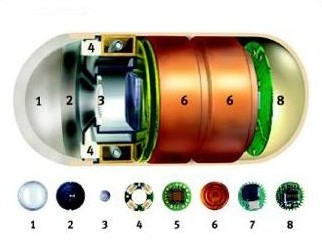
#> input picture images/wce.jpg, 322 x 245 px
$ python -i transforms.py   (imports and definitions only)   (older library calls are emulated)
#> lines starting #> are read from the running program, lines starting #| are printed output that depends on the picture
#> further down, picture is the input picture: shape (245, 322, 3); mean B, G, R 171.1, 187.3, 195.4
"""
Based on a set of transformations developed by Alexander Buslaev as a part of the winning solution (1 out of 735)
to the Kaggle: Carvana Image Masking Challenge.

https://github.com/asanakoy/kaggle_carvana_segmentation/blob/master/albu/src/transforms.py
"""

import random
import cv2
import numpy as np
import math


class DualCompose:
    def __init__(self, transforms):
        self.transforms = transforms

    # [4 lines left out: function __call__, not called in this run]


class OneOf:
    def __init__(self, transforms, prob=0.5):
        self.transforms = transforms
        self.prob = prob

    # [6 lines left out: function __call__, not called in this run]


class OneOrOther:
    # [13 lines left out: functions __init__, __call__, not called in this run]


class ImageOnly:
    def __init__(self, trans):
        self.trans = trans

    def __call__(self, x, mask=None):
        return self.trans(x), mask


class VerticalFlip:
    def __init__(self, prob=0.5):
        self.prob = prob

    # [6 lines left out: function __call__, not called in this run]


class HorizontalFlip:
    def __init__(self, prob=0.5):
        self.prob = prob

    # [6 lines left out: function __call__, not called in this run]


class RandomFlip:
    def __init__(self, prob=0.5):
        self.prob = prob

    # [7 lines left out: function __call__, not called in this run]


class Transpose:
    def __init__(self, prob=0.5):
        self.prob = prob

    # [6 lines left out: function __call__, not called in this run]


class RandomRotate90:
    def __init__(self, prob=0.5):
        self.prob = prob

    # [7 lines left out: function __call__, not called in this run]


class Rotate:
    def __init__(self, limit=90, prob=0.5):
        self.prob = prob
        self.limit = limit

    # [15 lines left out: function __call__, not called in this run]


class RandomCrop:
    def __init__(self, size):
        self.h = size[0]
        self.w = size[1]

    # [15 lines left out: function __call__, not called in this run]


class Shift:
    def __init__(self, limit=4, prob=.5):
        self.limit = limit
        self.prob = prob

    # [21 lines left out: function __call__, not called in this run]


class ShiftScale:
    def __init__(self, limit=4, prob=.25):
        self.limit = limit
        self.prob = prob

    # [27 lines left out: function __call__, not called in this run]


class ShiftScaleRotate:
    # [35 lines left out: functions __init__, __call__, not called in this run]


class CenterCrop:
    # [22 lines left out: functions __init__, __call__, not called in this run]


class Normalize:
    def __init__(self, mean=(0.485, 0.456, 0.406), std=(0.229, 0.224, 0.225)):
        self.mean = mean
        self.std = std

    # [8 lines left out: function __call__, not called in this run]


class Distort1:
    """"
    ## unconverntional augmnet ################################################################################3
    ## https://stackoverflow.com/questions/6199636/formulas-for-barrel-pincushion-distortion

    ## https://stackoverflow.com/questions/10364201/image-transformation-in-opencv
    ## https://stackoverflow.com/questions/2477774/correcting-fisheye-distortion-programmatically
    ## http://www.coldvision.io/2017/03/02/advanced-lane-finding-using-opencv/

    ## barrel\pincushion distortion
    """

    # [37 lines left out: functions __init__, __call__, not called in this run]


class Distort2:
    """
    #http://pythology.blogspot.sg/2014/03/interpolation-on-regular-distorted-grid.html
    ## grid distortion
    """

    # [51 lines left out: functions __init__, __call__, not called in this run]


def clip(img, dtype, maxval):
    return np.clip(img, 0, maxval).astype(dtype)


class RandomFilter:
    """
    blur sharpen, etc
    """

    def __init__(self, limit=.5, prob=.5):
        self.limit = limit
        self.prob = prob

    # [12 lines left out: function __call__, not called in this run]


# https://github.com/pytorch/vision/pull/27/commits/659c854c6971ecc5b94dca3f4459ef2b7e42fb70
# color augmentation

# brightness, contrast, saturation-------------
# from mxnet code, see: https://github.com/dmlc/mxnet/blob/master/python/mxnet/image.py

class RandomBrightness:
    def __init__(self, limit=0.1, prob=0.5):
        self.limit = limit
        self.prob = prob

    # [8 lines left out: function __call__, not called in this run]


class RandomContrast:
    def __init__(self, limit=.1, prob=.5):
        self.limit = limit
        self.prob = prob

    # [10 lines left out: function __call__, not called in this run]


class RandomSaturation:
    def __init__(self, limit=0.3, prob=0.5):
        self.limit = limit
        self.prob = prob

    # [11 lines left out: function __call__, not called in this run]


class RandomHueSaturationValue:
    # [19 lines left out: functions __init__, __call__, not called in this run]


class CLAHE:
    def __init__(self, clipLimit=2.0, tileGridSize=(8, 8)):
        self.clipLimit = clipLimit
        self.tileGridSize = tileGridSize

    def __call__(self, im):
        img_yuv = cv2.cvtColor(im, cv2.COLOR_BGR2YUV)
#> img_yuv: shape (245, 322, 3); mean of channels 0, 1, 2 187.9, 119.8, 134.5
        clahe = cv2.createCLAHE(clipLimit=self.clipLimit, tileGridSize=self.tileGridSize)
        img_yuv[:, :, 0] = clahe.apply(img_yuv[:, :, 0])
#> img_yuv: shape (245, 322, 3); mean of channels 0, 1, 2 186.6, 119.8, 134.5
        img_output = cv2.cvtColor(img_yuv, cv2.COLOR_YUV2BGR)
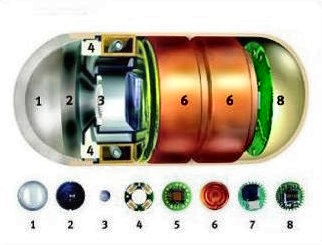
#> img_output: shape (245, 322, 3); mean B, G, R 170.1, 186.1, 194.1
        return img_output


# [12 lines left out: function augment, not called in this run]

>>> import cv2
>>> picture = cv2.imread('images/wce.jpg')
>>> result = CLAHE()(picture)

$ run again, on images/train_angio.png
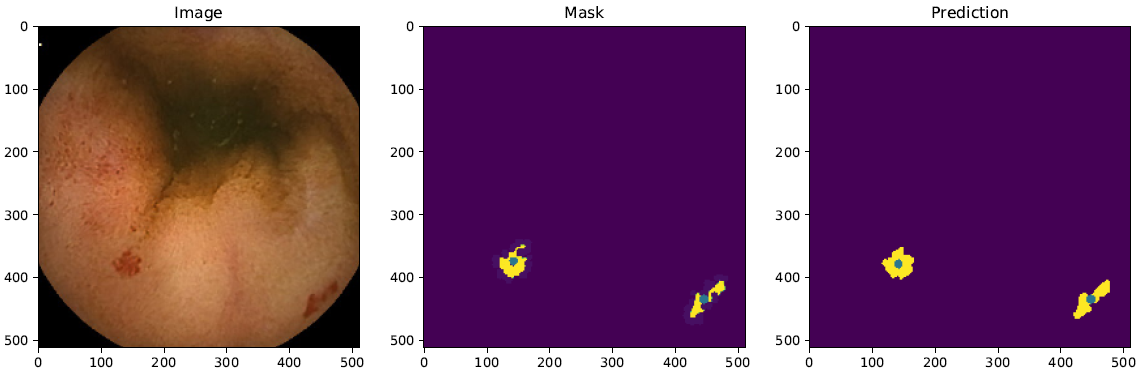
#> input picture images/train_angio.png, 1146 x 374 px
#> picture is the input picture: shape (374, 1146, 3); mean B, G, R 117.2, 87, 129.6
#> in __call__, `img_output = cv2.cvtColor(img_yuv, cv2.COLOR_YUV2BGR)`:
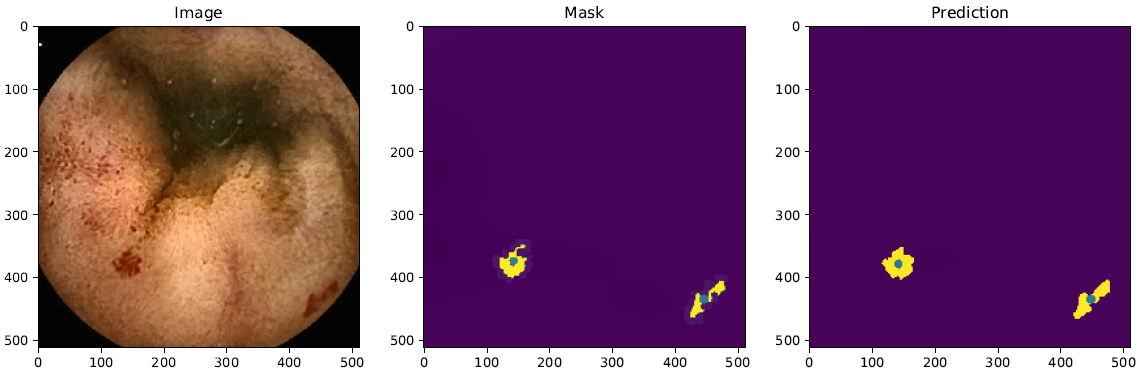
#> img_output: shape (374, 1146, 3); mean B, G, R 122, 90.9, 133.9
